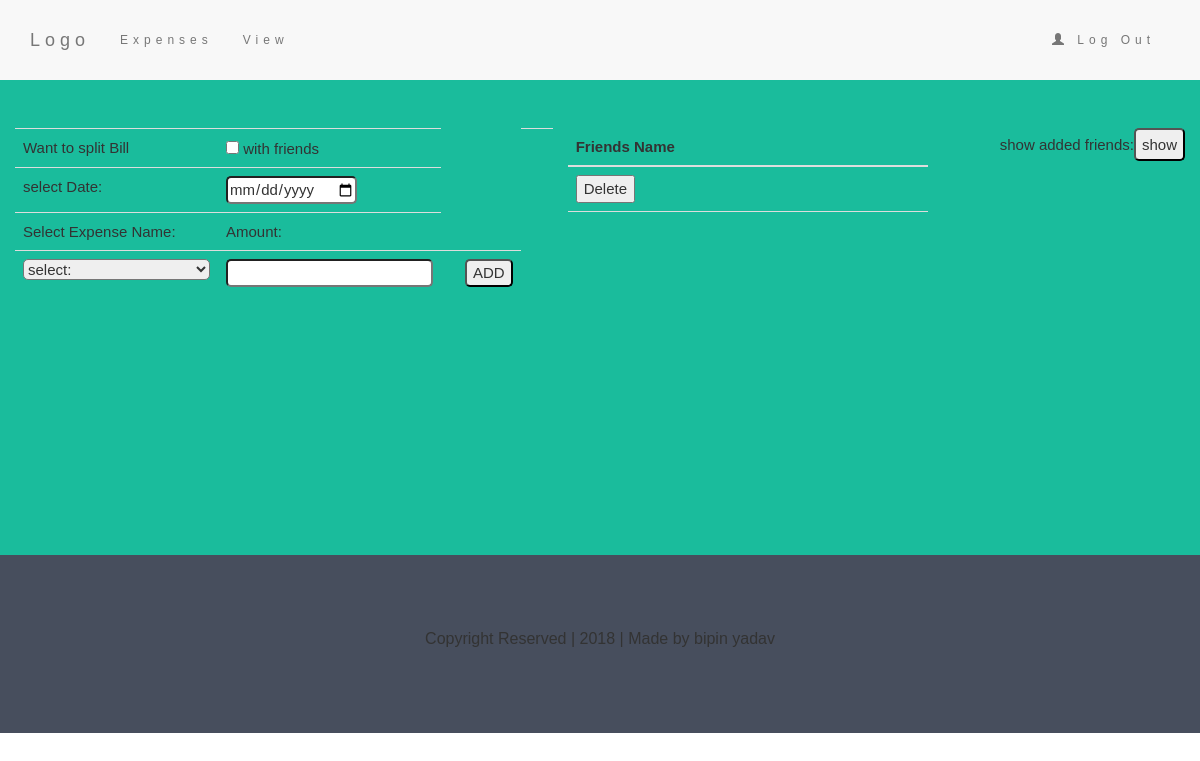
Page /showfriend/ (signed in) on the earlier database version.
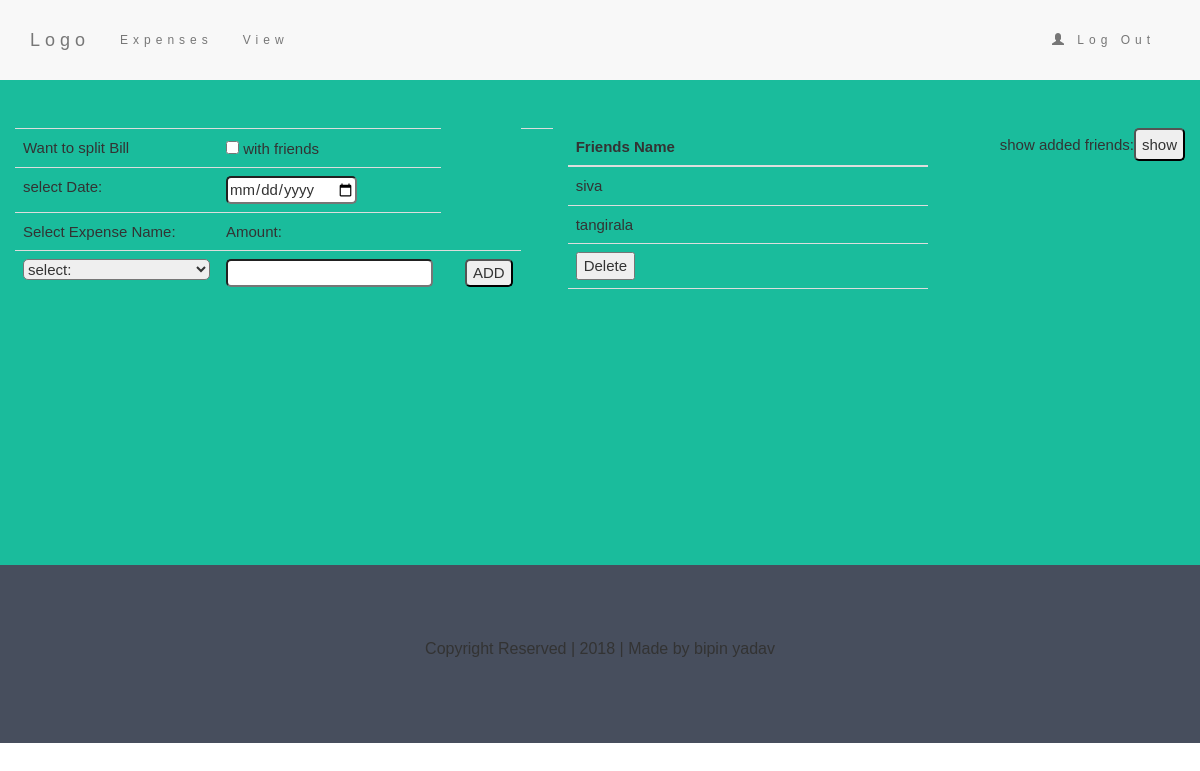
Same page on the later database version.
### dailyExpense/models.py (models this page shows)
class friendsList(models.Model):
    phone_no = models.IntegerField(default=10)
    friend = models.CharField(max_length=20)

### dailyExpense/views.py (the view)
# urls.py: path('showfriend/', views.showfriends),
def showfriends(request):
    d3 = friendsList.objects.filter(phone_no=request.session['phone'])
    if d3==None:
        return render(request, 'home.html', {'msg': 'No Data Available'})
    else:
        return render(request, 'home.html', {'d3': d3})

### templates/home.html (shortened to what this page needs)
<!DOCTYPE html>
<html lang="en">
<head>
  <link rel="stylesheet" href="https://maxcdn.bootstrapcdn.com/bootstrap/3.3.7/css/bootstrap.min.css">
  <link rel="stylesheet" href="https://cdnjs.cloudflare.com/ajax/libs/font-awesome/4.7.0/css/font-awesome.min.css">
</head>
<body>
<nav class="navbar navbar-default">
  <div class="container">
    <div class="navbar-header">
      <a class="navbar-brand" href="#">Logo</a>
    </div>
    <div class="collapse navbar-collapse" id="myNavbar">
      <ul class="nav navbar-nav navbar-left">
        <li><a href="/expenses.html/">Expenses</a></li>
         <li><a href="/view/">View</a></li>
      </ul>
      <ul class="nav navbar-nav navbar-right">
        <li><a href="{% url 'logout' %}"><span class="glyphicon glyphicon-user"></span> Log Out</a></li>
      </ul>
    </div>
  </div>
</nav>
<div class="jumbotron navbar-collapse">
  <form action="/detail/" method="POST" >
    <table id="t2" class="table" align="left">
        <tbody>
          <tr>
              <td>Want to split Bill</td>
            <td>
                <input type="checkbox" name="split"  id="myCheck" onclick="myFunction()"> with friends<br>
            </td>
          </tr>
          <tr>
            <td>select Date:</td>
            <td><input type="date" name="date" required></td>
          </tr>
          <tr>
            <td>Select Expense Name:</td>
              <td>Amount:</td>
          </tr>
          <tr>
              <td><select name="expenselist" >
                  <option selected="selected" disabled>select:</option>
</select> </td>
              <td><input type="text" name="exp" required> </td>
              <td><input type="hidden" name="em" value=""> </td>
              <td><input type="Submit" value="ADD"> </td>
          </tr>
        </tbody>
    </table>
 </form>
<table>
    <form name="myForm" method="POST" action="/save/" >
<table id="t2" class="table" align="left" >
        <tbody>
          <tr >
              <td><input type="text" id="text" style="display:none"  name="fname"></td>
              <td><input type="submit" id="text1" style="display:none" value="ADD"></td>
          </tr>
        </tbody>
    </table>
</form>
<form method="POST" action="/showfriend/">
    <table align="right">
        <tr>
        <td>show added friends:</td>
        <td><input type="submit" value="show"></td>
        </tr>
    </table>
</form>
<div class="container">
<div class="row">
<div class="col-sm-4">
 <form method="POST" action="/delete/">
    <table  align="right" class="table">
        <thead>
        <tr>
            <th scope="col">Friends Name</th>
        </tr>
        </thead>
    <tbody>
        {% for x in d3 %}
             <tr>
                <td>{{ x.friend }}</td>
             </tr>
        {% endfor %}
        <td><button name="delete" value="">Delete</button></td>
        <tr>
            <td align="center">{{ msg }}</td>
        </tr>
    </tbody>
    </table>
</form>
</div>
</div>
</div>
</div>
<footer class="container-fluid bg-4 text-center">
  <p> Copyright Reserved | 2018 | Made by bipin yadav<a href=""></a></p>
</footer>
</body>
</html>

### templates/home.html (style rules this page uses)
html { height: 100%; }
body { height: 100%; padding-bottom: 30px; }
#t2 { width: 0%; }
input { border-radius: 5px; }
select { border-radius: 5px; }
body { font: 15px Montserrat, sans-serif; line-height: 1.8; }
p { font-size: 16px; }
.container-fluid { padding-top: 70px; padding-bottom: 70px; bottom-margin: 0; background-color: #474e5d; }
.navbar { padding-top: 15px; padding-bottom: 15px; border: 10px; border-radius: 0; margin-bottom: 0; font-size: 12px; letter-spacing: 5px; }
.jumbotron { background-size: cover; background-color: #1abc9c; padding-bottom: 20%; margin: 0; }

Differences in the rows shown:
added friendsList: friend "siva"
added friendsList: friend "tangirala"
